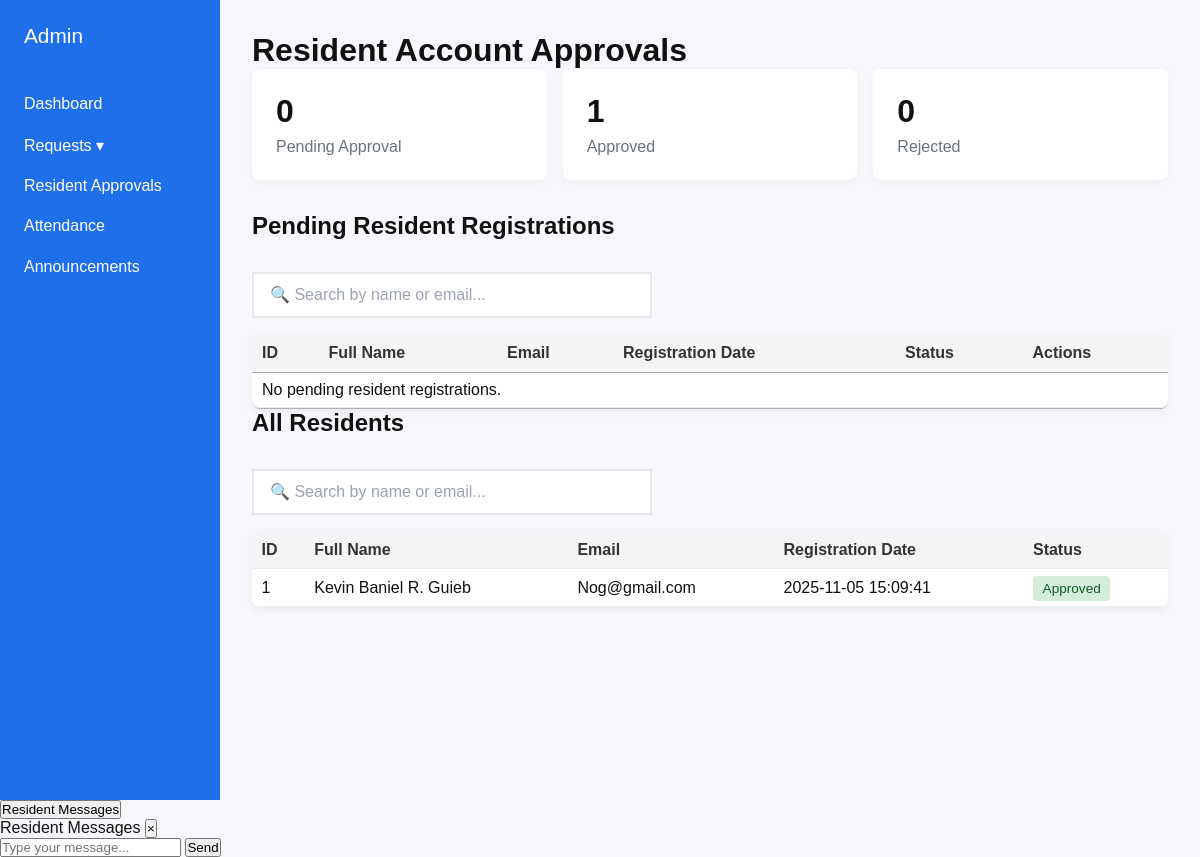
The page /admin/ResidentApprovals.php (signed in) on the database its author committed.
### tables this page shows
CREATE TABLE `residents` (
  `id` int(11) NOT NULL,
  `full_name` varchar(255) NOT NULL,
  `email` varchar(255) NOT NULL,
  `resident_password` varchar(255) NOT NULL,
  `id_file` LONGBLOB NOT NULL,
  `proof_file` LONGBLOB NOT NULL,
  `approval_status` enum('Pending','Approved','Rejected') DEFAULT 'Pending',
  `rejection_date` timestamp NULL DEFAULT NULL,
  `created_at` timestamp NOT NULL DEFAULT current_timestamp()
);

### config/Database.php (called while the page is built, shortened)
<?php
class Database {
    private static $instance = null;
    private $conn;
    private $host = "localhost";
    private $db_name = "smartbarangaydb";
    private $username = "root";
    private $password = "";
    private function __construct() {
        try {
            $this->conn = new PDO(
                "mysql:host=" . $this->host . ";dbname=" . $this->db_name,
                $this->username,
                $this->password
            );
            $this->conn->setAttribute(PDO::ATTR_ERRMODE, PDO::ERRMODE_EXCEPTION);
            $this->conn->exec("set names utf8");
        } catch(PDOException $e) {
            $this->displayError(
                "Unable to Connect to the System",
                "We're having trouble connecting to our database. This might be temporary. Please try again in a few moments.",
                "If the problem continues, please contact the barangay office for assistance."
            );
        }
    }
    public static function getInstance() {
        if (self::$instance === null) {
            self::$instance = new self();
        }
        return self::$instance;
    }
    public function getConnection() {
        return $this->conn;
    }
}

### admin/Admin.php (called while the page is built, shortened)
<?php
require_once "../config/Database.php";
class Admin {
    private $conn;
    public function __construct() {
        $this->conn = Database::getInstance()->getConnection();
    }
    public function getPendingResidents() {
        try {
            $stmt = $this->conn->prepare("CALL getPendingResidents()");
            $stmt->execute();
            return $stmt->fetchAll(PDO::FETCH_ASSOC);
        } catch (PDOException $e) {
            error_log("Get pending residents error: " . $e->getMessage());
            return [];
        }
    }
    public function getAllResidents() {
        try {
            $stmt = $this->conn->prepare("CALL getAllResidentsWithStatus()");
            $stmt->execute();
            return $stmt->fetchAll(PDO::FETCH_ASSOC);
        } catch (PDOException $e) {
            error_log("Get all residents error: " . $e->getMessage());
            return [];
        }
    }
}

### admin/ResidentApprovals.php (the view, shortened to what this page needs)
<?php
require_once "Admin.php";
$admin = new Admin();
$pendingResidents = $admin->getPendingResidents();
$allResidents = $admin->getAllResidents();
$pending = 0;
$approved = 0;
$rejected = 0;
foreach ($allResidents as $r) {
  switch ($r['approval_status']) {
    case 'Approved': $approved++; break;
  }
}
?>
<!DOCTYPE html>
<html lang="en">
<head>
  <link rel="stylesheet" href="../css/resident_approvals.css">
  <link rel="stylesheet" href="https://cdn.datatables.net/1.13.4/css/jquery.dataTables.min.css">
</head>
<body>
  <div class="admin-layout">
    <aside class="sidebar">
      <div class="brand">Admin</div>
      <nav>
        <div class="sidebar-links">
          <a href="AdminDashboard.php">Dashboard</a>
          <div class="dropdown">
            <button class="dropbtn">Requests ▾</button>
          </div>
          <a href="ResidentApprovals.php">Resident Approvals</a>
          <a href="AttendanceView.php">Attendance</a>
          <a href="../announcements/AnnouncementsList.php">Announcements</a>
        </div>
      </nav>
    </aside>
    <main class="main-content">
      <h1>Resident Account Approvals</h1>
      <div class="stats-grid">
        <div class="stat-card">
          <h3><?php echo $pending; ?></h3>
          <p>Pending Approval</p>
        </div>
        <div class="stat-card">
          <h3><?php echo $approved; ?></h3>
          <p>Approved</p>
        </div>
        <div class="stat-card">
          <h3><?php echo $rejected; ?></h3>
          <p>Rejected</p>
        </div>
      </div>
      <section>
        <h2>Pending Resident Registrations</h2>
        <div class="search-container">
          <input type="text" id="pendingSearch" class="search-input" placeholder="🔍 Search by name or email..." onkeyup="filterTable('pendingResidentsTable', 'pendingSearch')">
        </div>
        <table id="pendingResidentsTable">
          <thead>
            <tr>
              <th>ID</th>
              <th>Full Name</th>
              <th>Email</th>
              <th>Registration Date</th>
              <th>Status</th>
              <th>Actions</th>
            </tr>
          </thead>
          <tbody>
            <?php
            if (count($pendingResidents) > 0) {
              foreach ($pendingResidents as $resident) {
                $id = htmlspecialchars($resident['id'], ENT_QUOTES, 'UTF-8');
                $fullName = htmlspecialchars($resident['full_name'], ENT_QUOTES, 'UTF-8');
                $email = htmlspecialchars($resident['email'], ENT_QUOTES, 'UTF-8');
                $createdAt = htmlspecialchars($resident['created_at'], ENT_QUOTES, 'UTF-8');
                $status = htmlspecialchars($resident['approval_status'], ENT_QUOTES, 'UTF-8');
                echo "<tr>
                  <td>{$id}</td>
                  <td>{$fullName}</td>
                  <td>{$email}</td>
                  <td>{$createdAt}</td>
                  <td><span class='status-badge status-pending'>{$status}</span></td>
                  <td>
                    <button onclick='viewFile({$id}, \"id\", \"{$fullName}\")' class='btn small outline'>📄 ID</button>
                    <button onclick='viewFile({$id}, \"proof\", \"{$fullName}\")' class='btn small outline'>📄 Proof</button>
                    <form method='POST' class='inline-form'>
                      <input type='hidden' name='resident_id' value='{$id}'>
                      <button type='submit' name='update_approval' value='1' onclick=\"return confirm('Approve this resident account?')\" class='btn small btn-approve'>
                        <input type='hidden' name='approval_status' value='Approved'>
                        ✓ Approve
                      </button>
                    </form>
                    <form method='POST' class='inline-form'>
                      <input type='hidden' name='resident_id' value='{$id}'>
                      <button type='submit' name='update_approval' value='1' onclick=\"return confirm('Reject this resident account?')\" class='btn small outline'>
                        <input type='hidden' name='approval_status' value='Rejected'>
                        ✗ Reject
                      </button>
                    </form>
                  </td>
                </tr>";
              }
            } else {
              echo "<tr><td colspan='6' class='muted'>No pending resident registrations.</td></tr>";
            }
            ?>
          </tbody>
        </table>
      </section>
      <section class="chart-section">
        <h2>All Residents</h2>
        <div class="search-container">
          <input type="text" id="allResidentsSearch" class="search-input" placeholder="🔍 Search by name or email..." onkeyup="filterTable('allResidentsTable', 'allResidentsSearch')">
        </div>
        <table id="allResidentsTable">
          <thead>
            <tr>
              <th>ID</th>
              <th>Full Name</th>
              <th>Email</th>
              <th>Registration Date</th>
              <th>Status</th>
            </tr>
          </thead>
          <tbody>
            <?php
            if (count($allResidents) > 0) {
              foreach ($allResidents as $resident) {
                $id = htmlspecialchars($resident['id'], ENT_QUOTES, 'UTF-8');
                $fullName = htmlspecialchars($resident['full_name'], ENT_QUOTES, 'UTF-8');
                $email = htmlspecialchars($resident['email'], ENT_QUOTES, 'UTF-8');
                $createdAt = htmlspecialchars($resident['created_at'], ENT_QUOTES, 'UTF-8');
                $status = htmlspecialchars($resident['approval_status'], ENT_QUOTES, 'UTF-8');
                $statusClass = 'status-pending';
                if ($status === 'Approved') $statusClass = 'status-approved';
                echo "<tr>
                  <td>{$id}</td>
                  <td>{$fullName}</td>
                  <td>{$email}</td>
                  <td>{$createdAt}</td>
                  <td><span class='status-badge {$statusClass}'>{$status}</span></td>
                </tr>";
              }
            } else {
              echo "<tr><td colspan='5' class='muted'>No residents found.</td></tr>";
            }
            ?>
          </tbody>
        </table>
      </section>
    </main>
  </div>
  <?php include 'adminchat.php'; ?>
</body>
</html>

### css/resident_approvals.css (style rules this page uses)
:root { --primary: #1f6feb; --muted: #6b7280; --bg: #f7f7fb; --card: #ffffff; --accent: #f3f4f6; }
* { box-sizing: border-box; margin: 0; padding: 0; }
body { font-family: Arial, sans-serif; background: var(--bg); color: #111; margin: 0; height: 100%; }
html, body { height: 100%; margin: 0; }
.admin-layout { display: flex; min-height: 100vh; height: 100vh; overflow: hidden; }
.sidebar { width: 220px; background: var(--primary); color: #fff; padding: 1.5rem 0; height: 100vh; overflow-y: auto; position: sticky; top: 0; }
.sidebar .brand { font-size: 1.3rem; font-weight: 400; padding: 0 1.5rem 1rem; color: #fff; }
.sidebar nav a, .sidebar nav .dropbtn { display: block; padding: 0.7rem 1.5rem; color: #fff; text-decoration: none; transition: background 0.2s; background: transparent; border: none; font-size: 1rem; cursor: pointer; text-align: left; width: 100%; border-radius: 0; }
.sidebar-links { padding-top: 20px; }
.dropdown { position: relative; }
.main-content { flex: 1; padding: 2rem; background: var(--bg); height: 100vh; overflow-y: auto; }
.main-content h2 { margin-bottom: 2rem; color: #111; }
.stats-grid { display: grid; grid-template-columns: repeat(3, 1fr); gap: 1rem; margin-bottom: 2rem; }
.stat-card { background: var(--card); padding: 1.5rem; border-radius: 8px; box-shadow: 0 3px 8px rgba(15, 23, 42, 0.03); }
.stat-card h3 { font-size: 2rem; margin-bottom: 0.5rem; }
.stat-card p { color: var(--muted); }
table { width: 100%; border-collapse: collapse; margin-top: 1rem; background: var(--card); border-radius: 8px; overflow: hidden; box-shadow: 0 3px 8px rgba(0,0,0,0.05); }
table th, table td { padding: 0.6rem; border-bottom: 1px solid #eee; text-align: left; }
table th { background: var(--accent); font-weight: 600; color: #333; }
.status-badge { padding: 0.3rem 0.6rem; border-radius: 4px; font-size: 0.85rem; font-weight: 500; }
.status-approved { background: #d4edda; color: #155724; }
.search-container { margin-bottom: 1rem; }
.search-input { width: 100%; max-width: 400px; padding: 0.75rem 1rem; border: 2px solid #e5e7eb; border-radius: 0; font-size: 1rem; transition: all 0.3s; background: white; }
.search-input::placeholder { color: #9ca3af; }

### rows shown on the page
residents: id "1", full_name "Kevin Baniel R. Guieb", email "Nog@gmail.com", created_at "2025-11-05 15:09:41", approval_status "Approved"

### other values the page prints
$pending "0"
$approved "1"
$rejected "0"
